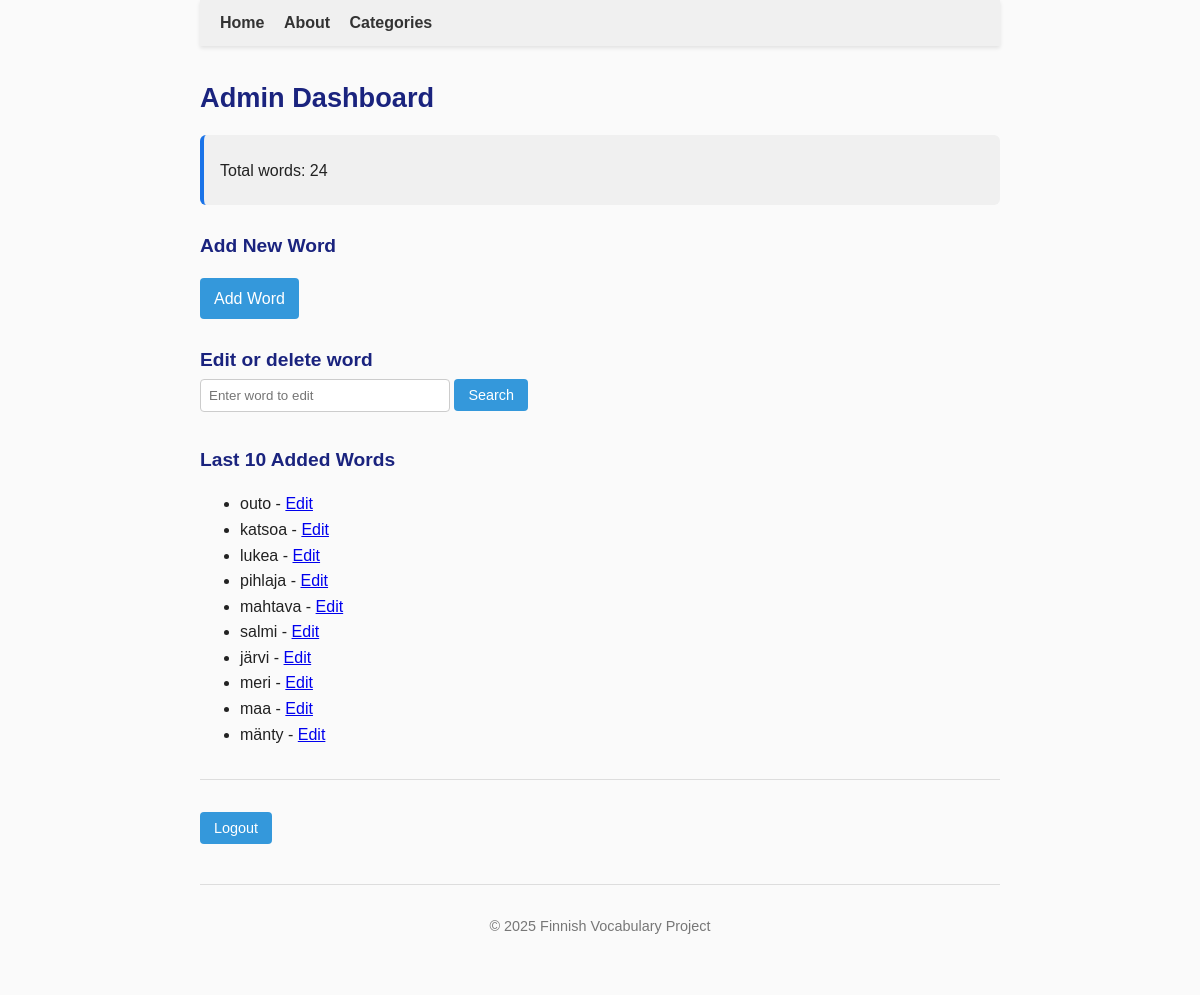
Before: /admin (signed in) with the older database file.
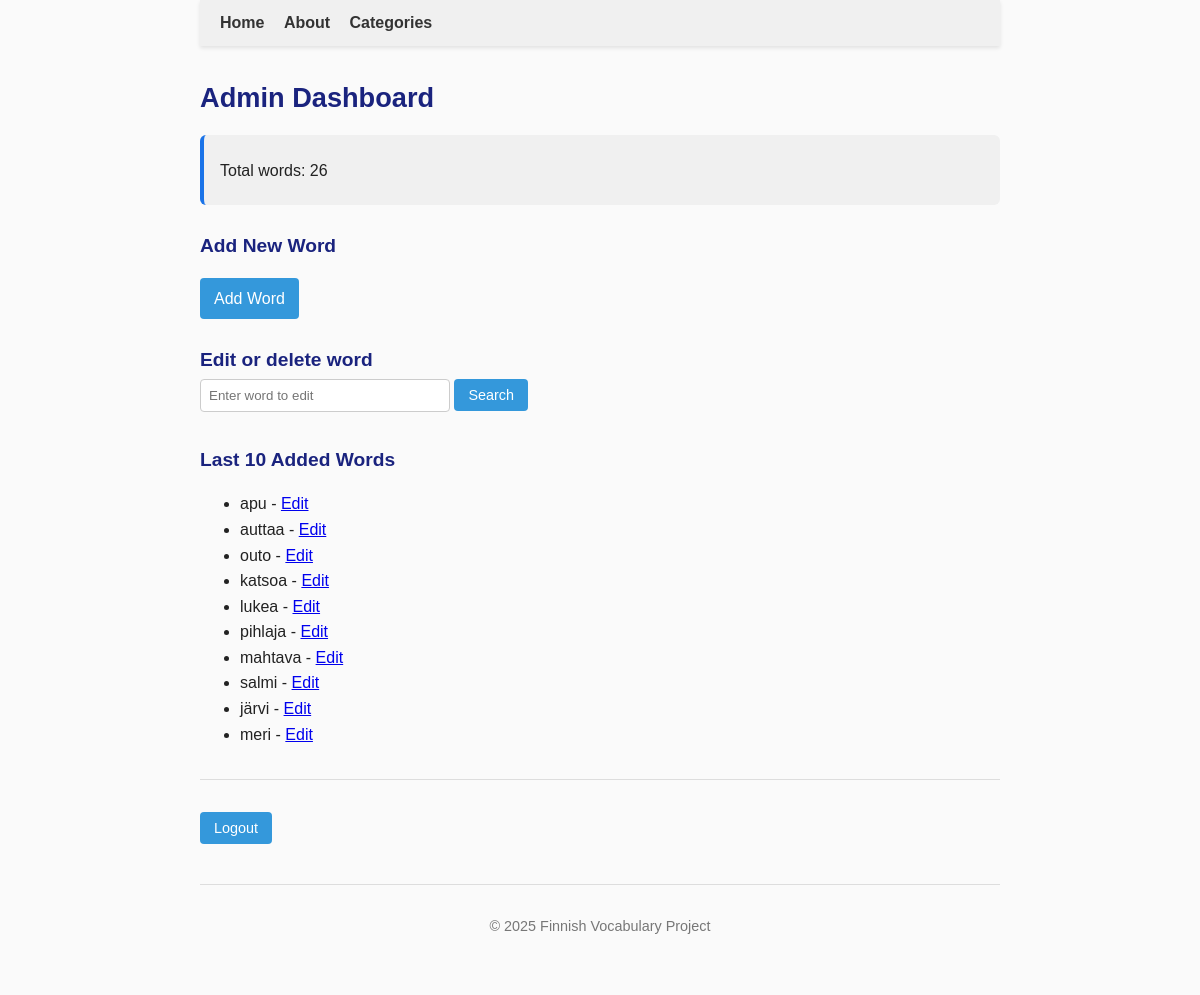
After: the same page with the newer database file.
### tables this page shows
CREATE TABLE words (
        id INTEGER PRIMARY KEY,
        word TEXT UNIQUE NOT NULL,
        pos_id INTEGER REFERENCES parts_of_speech(id)
    );

### app.py (the view)
@app.route("/admin")
@admin_required
def admin_dashboard():
    conn = sqlite3.connect("finnish.db")
    conn.row_factory = sqlite3.Row
    cur = conn.cursor()
    cur.execute("SELECT COUNT(*) as count FROM words")
    total_words = cur.fetchone()["count"]
    cur.execute("SELECT COUNT(*) as count FROM categories")
    total_categories = cur.fetchone()["count"]
    cur.execute("SELECT word, id FROM words ORDER BY id DESC LIMIT 10")
    recent_words = cur.fetchall()
    cur.execute("SELECT name, id FROM categories ORDER BY id DESC LIMIT 10")
    recent_categories = cur.fetchall()
    conn.close()
    return render_template(
        "admin_dashboard.html",
        total_words=total_words,
        total_categories=total_categories,
        recent_words=recent_words,
        recent_categories=recent_categories
    )

### app.py (called while the page is built)
def admin_required(f):
    @wraps(f)
    def decorated_function(*args, **kwargs):
        if not session.get('admin_logged_in'):
            flash("Admin login required.", "warning")
            return redirect(url_for('login'))
        return f(*args, **kwargs)
    return decorated_function

### templates/admin_dashboard.html
{% extends "base.html" %}
{% block content %}
<h2>Admin Dashboard</h2>
<div class="admin-summary">
    <p>Total words: {{ total_words }}</p>
</div>
<h4>Add New Word</h4>
<p>
    <a href="{{ url_for('admin_add_word') }}" class="admin-btn">Add Word</a>
</p>
<h4>Edit or delete word</h4>
<form method="get" action="{{ url_for('admin_edit_word_search') }}">
    <input type="text" name="word_query" placeholder="Enter word to edit" class="admin-input" required>
    <button type="submit" class="admin-btn">Search</button>
</form>
<h4>Last 10 Added Words</h4>
<ul>
    {% for w in recent_words %}
        <li>
            {{ w['word'] }} -
            <a href="{{ url_for('admin_edit_word', word_id=w['id']) }}">Edit</a>
        </li>
    {% endfor %}
</ul>
<hr>
<form method="get" action="{{ url_for('logout') }}">
    <button type="submit" class="admin-btn">Logout</button>
</form>
{% endblock %}

### templates/base.html (shortened to what this page needs)
<!DOCTYPE html>
<html lang="en">
<head>
    <link rel="stylesheet" href="{{ url_for('static', filename='style.css') }}">
</head>
<body>
    <header>
        <nav>
            <a href="{{ url_for('home') }}">Home</a>
            <a href="{{ url_for('about') }}">About</a>
            <a href="{{ url_for('categories') }}">Categories</a>
        </nav>
    </header>
    <main>
        {% block content %}{% endblock %}
    </main>
    <footer>
        <p>&copy; 2025 Finnish Vocabulary Project</p>
    </footer>
</body>
</html>

### static/style.css (style rules this page uses)
body { font-family: Arial, sans-serif; max-width: 800px; margin: 0 auto; line-height: 1.6; color: #222; background-color: #fafafa; padding: 0 20px 40px 20px; }
header { background-color: #f0f0f0; padding: 10px 20px; margin-bottom: 30px; box-shadow: 0 2px 4px rgba(0, 0, 0, 0.1); }
nav { max-width: 800px; margin: auto; }
nav a { text-decoration: none; color: #333; margin-right: 15px; font-weight: bold; }
main { max-width: 800px; margin: auto; }
h2 { font-size: 1.7em; color: #1a237e; margin-bottom: 0.2em; }
h4 { font-size: 1.2em; color: #1a237e; margin-bottom: 0.2em; }
footer { text-align: center; padding: 15px; margin-top: 40px; font-size: 0.9em; color: #777; border-top: 1px solid #ddd; }
hr { border: none; border-top: 1px solid #ddd; margin: 2em 0; }
.admin-summary { margin: 1em 0; padding: 1em; background-color: #f0f0f0; border-left: 4px solid #1a73e8; border-radius: 6px; }
.admin-summary p { margin: 0.4em 0; }
button { background-color: #1a73e8; color: white; border: none; padding: 5px 10px; border-radius: 4px; cursor: pointer; font-size: 0.9em; transition: background-color 0.2s; }
.admin-input, .admin-select { width: 100%; padding: 6px 8px; border: 1px solid #ccc; border-radius: 4px; box-sizing: border-box; margin-bottom: 0.5em; }
.admin-btn { background-color: #3498db; color: white; border: none; border-radius: 4px; padding: 8px 14px; text-decoration: none; cursor: pointer; font-weight: 500; display: inline-block; transition: background-color 0.2s; }
.admin-input { padding: 8px; width: 250px; border-radius: 4px; border: 1px solid #ccc; }

Changed rows visible on the page:
no longer on this page (row unchanged): words: word "maa"
no longer on this page (row unchanged): words: word "mänty"
added words: word "apu"
added words: word "auttaa"
Other visible differences:
{{ total_words }}: "24" → "26"
